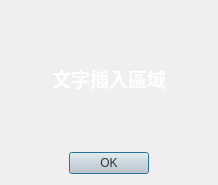
<?xml version="1.0" encoding="UTF-8"?>
<ui version="4.0">
 <class>Accept_Dialog</class>
 <widget class="QDialog" name="Accept_Dialog">
  <property name="geometry">
   <rect>
    <x>0</x>
    <y>0</y>
    <width>218</width>
    <height>185</height>
   </rect>
  </property>
  <property name="windowTitle">
   <string>確認視窗</string>
  </property>
  <property name="windowIcon">
   <iconset>
    <normaloff>Images/binance.png</normaloff>Images/binance.png</iconset>
  </property>
  <property name="styleSheet">
   <string notr="true">background: qlineargradient(x1: 0, y1: 0, x2: 1, y2: 1,
                                    stop: 0 #4c4c4c, stop: 1 #1f1f1f);</string>
  </property>
  <layout class="QVBoxLayout" name="verticalLayout">
   <item>
    <widget class="QLabel" name="Main_label">
     <property name="font">
      <font>
       <pointsize>14</pointsize>
       <bold>true</bold>
      </font>
     </property>
     <property name="styleSheet">
      <string notr="true">background-color: rgba(255, 255, 255, 0);
color: rgb(255, 255, 255);</string>
     </property>
     <property name="text">
      <string>文字插入區域</string>
     </property>
     <property name="alignment">
      <set>Qt::AlignCenter</set>
     </property>
    </widget>
   </item>
   <item alignment="Qt::AlignHCenter">
    <widget class="QDialogButtonBox" name="check_buttonBox">
     <property name="styleSheet">
      <string notr="true">QDialogButtonBox QPushButton {
	font: 700 12pt &quot;Microsoft JhengHei UI&quot;;
    background-color: #CCCCCC;
    color: #333333;
}

QDialogButtonBox QPushButton:hover {
    background-color: #D6D6D6;
}</string>
     </property>
     <property name="standardButtons">
      <set>QDialogButtonBox::Ok</set>
     </property>
    </widget>
   </item>
  </layout>
 </widget>
 <resources/>
 <connections/>
</ui>
